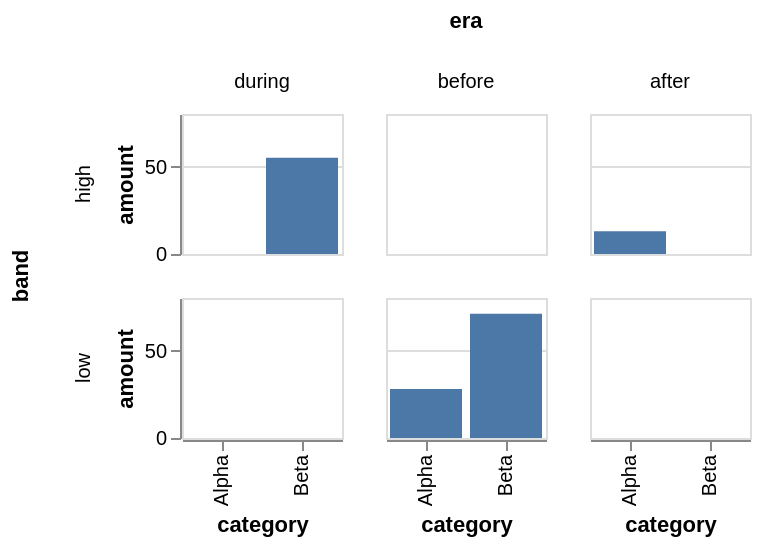

The Vega-Lite source for this figure:
### Vega-Lite specification from a JSON file in a GitHub repository (floating-point values rounded to 4 significant figures)
{"$schema": "https://vega.github.io/schema/vega-lite/v5.json", "description": "A trellis whose columns run backwards, and whose rows are ordered by a total.", "data": {"values": [{"category": "Alpha", "amount": 28, "era": "before", "band": "low"}, {"category": "Beta", "amount": 55, "era": "during", "band": "high"}, {"category": "Alpha", "amount": 13, "era": "after", "band": "high"}, {"category": "Beta", "amount": 71, "era": "before", "band": "low"}]}, "width": 80, "height": 70, "mark": "bar", "encoding": {"x": {"field": "category", "type": "nominal"}, "y": {"field": "amount", "type": "quantitative"}, "column": {"field": "era", "type": "nominal", "sort": "descending"}, "row": {"field": "band", "type": "nominal"}}}
